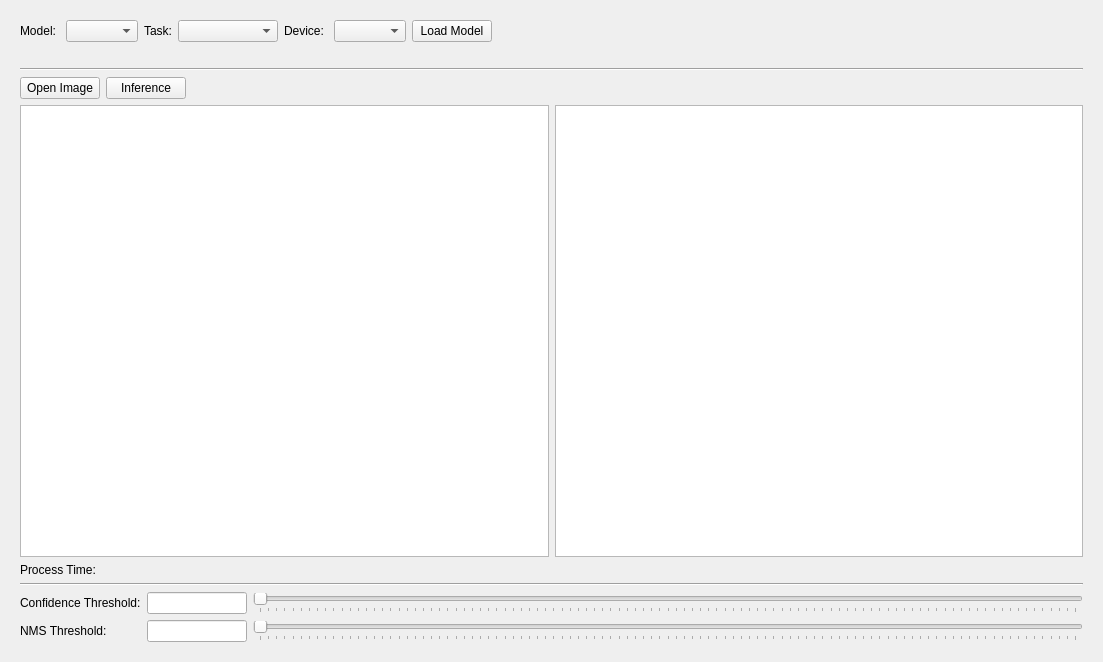
<?xml version="1.0" encoding="UTF-8"?>
<ui version="4.0">
 <class>Widget</class>
 <widget class="QWidget" name="Widget">
  <property name="geometry">
   <rect>
    <x>0</x>
    <y>0</y>
    <width>1103</width>
    <height>662</height>
   </rect>
  </property>
  <property name="minimumSize">
   <size>
    <width>720</width>
    <height>400</height>
   </size>
  </property>
  <property name="maximumSize">
   <size>
    <width>1920</width>
    <height>1080</height>
   </size>
  </property>
  <property name="windowTitle">
   <string>Widget</string>
  </property>
  <layout class="QHBoxLayout" name="horizontalLayout_3">
   <item>
    <widget class="QWidget" name="gridWidget" native="true">
     <layout class="QGridLayout" name="gridLayout">
      <item row="8" column="1">
       <widget class="QGraphicsView" name="graphicsViewRes"/>
      </item>
      <item row="4" column="0" colspan="2">
       <widget class="Line" name="line">
        <property name="orientation">
         <enum>Qt::Orientation::Horizontal</enum>
        </property>
       </widget>
      </item>
      <item row="8" column="0">
       <widget class="QGraphicsView" name="graphicsView"/>
      </item>
      <item row="2" column="0" colspan="2">
       <layout class="QHBoxLayout" name="horizontalLayout">
        <item>
         <widget class="QLabel" name="label">
          <property name="maximumSize">
           <size>
            <width>100</width>
            <height>16777215</height>
           </size>
          </property>
          <property name="text">
           <string>Model: </string>
          </property>
         </widget>
        </item>
        <item>
         <widget class="QComboBox" name="comboBoxModel"/>
        </item>
        <item>
         <widget class="QLabel" name="label_4">
          <property name="maximumSize">
           <size>
            <width>100</width>
            <height>16777215</height>
           </size>
          </property>
          <property name="text">
           <string>Task:</string>
          </property>
         </widget>
        </item>
        <item>
         <widget class="QComboBox" name="comboBoxTask">
          <property name="minimumSize">
           <size>
            <width>100</width>
            <height>0</height>
           </size>
          </property>
         </widget>
        </item>
        <item>
         <widget class="QLabel" name="label_5">
          <property name="text">
           <string>Device: </string>
          </property>
         </widget>
        </item>
        <item>
         <widget class="QComboBox" name="comboBoxDevice"/>
        </item>
        <item>
         <widget class="QPushButton" name="btnLoadModel">
          <property name="cursor">
           <cursorShape>PointingHandCursor</cursorShape>
          </property>
          <property name="text">
           <string>Load Model</string>
          </property>
         </widget>
        </item>
        <item>
         <spacer name="horizontalSpacer">
          <property name="orientation">
           <enum>Qt::Orientation::Horizontal</enum>
          </property>
          <property name="sizeHint" stdset="0">
           <size>
            <width>40</width>
            <height>20</height>
           </size>
          </property>
         </spacer>
        </item>
       </layout>
      </item>
      <item row="3" column="0" colspan="2">
       <widget class="QLabel" name="labelModelInfo">
        <property name="text">
         <string/>
        </property>
       </widget>
      </item>
      <item row="6" column="0" colspan="2">
       <layout class="QHBoxLayout" name="horizontalLayout_2">
        <item>
         <widget class="QPushButton" name="btnOpenImage">
          <property name="cursor">
           <cursorShape>PointingHandCursor</cursorShape>
          </property>
          <property name="text">
           <string>Open Image</string>
          </property>
         </widget>
        </item>
        <item>
         <widget class="QPushButton" name="btnRunInference">
          <property name="cursor">
           <cursorShape>PointingHandCursor</cursorShape>
          </property>
          <property name="text">
           <string>Inference</string>
          </property>
         </widget>
        </item>
        <item>
         <spacer name="horizontalSpacer_4">
          <property name="orientation">
           <enum>Qt::Orientation::Horizontal</enum>
          </property>
          <property name="sizeHint" stdset="0">
           <size>
            <width>40</width>
            <height>20</height>
           </size>
          </property>
         </spacer>
        </item>
       </layout>
      </item>
      <item row="10" column="0" colspan="2">
       <widget class="QLabel" name="labelProcess">
        <property name="lineWidth">
         <number>1</number>
        </property>
        <property name="text">
         <string>Process Time:</string>
        </property>
       </widget>
      </item>
      <item row="11" column="0" colspan="2">
       <widget class="Line" name="line_2">
        <property name="orientation">
         <enum>Qt::Orientation::Horizontal</enum>
        </property>
       </widget>
      </item>
      <item row="12" column="0" colspan="2">
       <layout class="QGridLayout" name="gridLayout_3">
        <item row="2" column="2">
         <widget class="QSlider" name="horizontalSliderNMS">
          <property name="maximum">
           <number>100</number>
          </property>
          <property name="orientation">
           <enum>Qt::Orientation::Horizontal</enum>
          </property>
          <property name="tickPosition">
           <enum>QSlider::TickPosition::TicksBelow</enum>
          </property>
         </widget>
        </item>
        <item row="1" column="1">
         <widget class="QLineEdit" name="lineEditConf">
          <property name="maximumSize">
           <size>
            <width>100</width>
            <height>16777215</height>
           </size>
          </property>
         </widget>
        </item>
        <item row="1" column="2">
         <widget class="QSlider" name="horizontalSliderConf">
          <property name="maximum">
           <number>100</number>
          </property>
          <property name="orientation">
           <enum>Qt::Orientation::Horizontal</enum>
          </property>
          <property name="tickPosition">
           <enum>QSlider::TickPosition::TicksBelow</enum>
          </property>
         </widget>
        </item>
        <item row="2" column="1">
         <widget class="QLineEdit" name="lineEditNMS">
          <property name="maximumSize">
           <size>
            <width>100</width>
            <height>16777215</height>
           </size>
          </property>
         </widget>
        </item>
        <item row="1" column="0">
         <widget class="QLabel" name="label_2">
          <property name="text">
           <string>Confidence Threshold:</string>
          </property>
         </widget>
        </item>
        <item row="2" column="0">
         <widget class="QLabel" name="labelNMS">
          <property name="maximumSize">
           <size>
            <width>5000</width>
            <height>16777215</height>
           </size>
          </property>
          <property name="text">
           <string>NMS Threshold:</string>
          </property>
         </widget>
        </item>
       </layout>
      </item>
     </layout>
    </widget>
   </item>
  </layout>
 </widget>
 <resources/>
 <connections/>
</ui>
